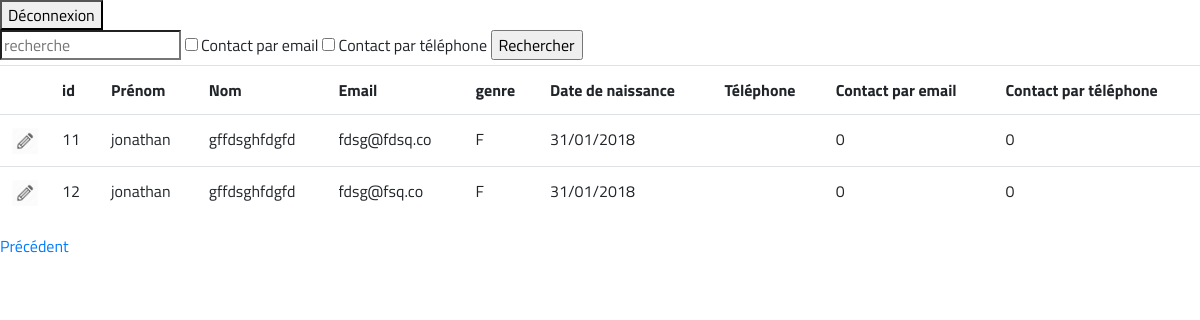
The app's page /exercice_formulaire/view.php?page=4 (signed in) with its own data.
### tables this page shows
CREATE TABLE `utilisateur` (
  `id` int(11) NOT NULL AUTO_INCREMENT,
  `lastname` varchar(50) NOT NULL,
  `firstname` varchar(50) NOT NULL,
  `email` varchar(250) DEFAULT NULL,
  `gender`varchar(1) DEFAULT NULL,
  `birthdate` DATE DEFAULT NULL,
  `phone` varchar(15),
  `mail_subscribe` tinyint(1) DEFAULT 0,
  `phone_subscribe` tinyint(1) DEFAULT 0,
  PRIMARY KEY (`id`),
  UNIQUE KEY `email` (`email`)
);

### lib/fonctions.php (the view, shortened to what this page needs)
<?php
function table_html($array, $updateable = false, $update_url = '') {
    $table = '<table class="table"><tr>';
    if ($updateable)
        $table .= '<th></th>';
    foreach(array_keys($array[0]) as $key) {
        $table .= '<th>' . $key . '</th>';
    }
    $table .= '</tr>';
    foreach($array as $row) {
        $table .= '<tr>';
        if ($updateable)
            $table .= '<td class="edit"><a href="' . $update_url . '?id=' . $row['id'] .'"><img src="img/edit.png"/></a></td>';
        foreach($row as $value) {
            $table .= '<td>' . $value . '</td>';
        }
        $table .= '</tr>';
    }
    $table .= '</table>';
    return $table;
}
function getValue($value, $default = '') {
    return !empty($_GET[$value]) ? $_GET[$value] : $default;
}
function getInt($value, $default = '') {
    return (int)getValue($value, $default);
}

### exercice_formulaire/css/styles.css (style rules this page uses)
body { font-family: 'Titillium Web', sans-serif; }
.edit { width: 50px; }
.edit img { max-width: 100%; height: auto; }
:root { --input-padding-x: .75rem; --input-padding-y: .75rem; }

### records on screen
utilisateur: id "11", firstname "jonathan", lastname "gffdsghfdgfd", email "fdsg@fdsq.co", gender "F", value "31/01/2018", value "0"
utilisateur: id "12", firstname "jonathan", lastname "gffdsghfdgfd", email "fdsg@fsq.co", gender "F", value "31/01/2018", value "0"

### other values on screen
$key "id"
$key "Prénom"
$key "Nom"
$key "Email"
$key "genre"
$key "Date de naissance"
$key "Téléphone"
$key "Contact par email"
$key "Contact par téléphone"
